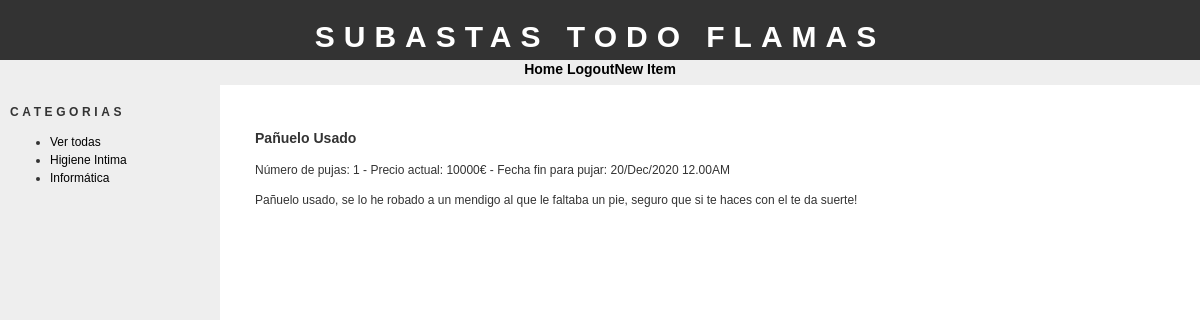
The app's page /itemdetalles.php?id=2 (signed in) with its own data.
### tables this page shows
CREATE TABLE `categoria` (
  `id` int(11) NOT NULL,
  `categoria` varchar(30) DEFAULT NULL
);

CREATE TABLE `item` (
  `id` int(11) NOT NULL,
  `id_cat` int(11) DEFAULT NULL,
  `id_user` int(11) DEFAULT NULL,
  `nombre` varchar(50) DEFAULT NULL,
  `preciopartida` float DEFAULT NULL,
  `descripcion` varchar(200) DEFAULT NULL,
  `fechafin` datetime DEFAULT NULL
);

### utils.php (called while the page is built, shortened)
<?php
function getItems($cat_id = "")
{
    global $conn;
    if (!empty($cat_id)) {
        $queryString = "SELECT nombre, id, descripcion, preciopartida FROM item WHERE id_cat = \"$cat_id\"";
    } else {
        $queryString = "SELECT nombre, id, descripcion, preciopartida FROM item";
    }
    $result = mysqli_query($conn, $queryString);
    return mysqli_fetch_all($result, MYSQLI_ASSOC);
}
function getItemImages($id) {
    global $conn;
    $queryString = "SELECT imagen FROM imagen WHERE id_item = \"$id\"";
    $result = mysqli_query($conn, $queryString);
    return mysqli_fetch_all($result, MYSQLI_ASSOC);
}
function getItemPujas($id) {
    global $conn;
    $queryString = "SELECT * FROM puja WHERE id_item = \"$id\" ORDER BY cantidad DESC";
    $result = mysqli_query($conn, $queryString);
    return mysqli_fetch_all($result, MYSQLI_ASSOC);
}
function getItem($id): array
{
    $items = getItems();
    $match = [];
    foreach ($items as $value) {
        if ($value['id'] == $id) {
            $match = $value;
            break;
        }
    }
    $id = $match['id'];
    $match['subastas'] = getItemPujas($id);
    $match['imagenes'] = getItemImages($id);
    return $match;
}

### itemdetalles.php (the view, shortened to what this page needs)
<?php include 'cabecera.php' ?>
<?php
$item = getItem($_GET['id']);
?>
<?php if (!empty($item)) : ?>
    <?php
    $nombre = $item['nombre'];
    $descripcion = $item['descripcion'];
    ?>
    <section>
        <article>
            <h1><?php echo $nombre ?></h1>
            <p>
                Número de pujas: 1 - Precio actual: 10000€ - Fecha fin para pujar: 20/Dec/2020 12.00AM
            </p>
            <p>
                <?php echo $descripcion ?>
            </p>
        </article>
    </section>
<?php else : ?>
    <h2>No hemos encontrado lo que estas buscando</h2>
<?php endif; ?>
<?php include 'pie.php' ?>

### bar.php (shortened to what this page needs)
<?php
$catsql = "SELECT * FROM categoria ORDER BY categoria ASC;";
$catresult = mysqli_query($conn, $catsql);
echo "<h1>Categorias</h1>";
echo "<ul>";
echo "<li><a href='index.php'>Ver todas</a></li>";
while($catrow = mysqli_fetch_assoc($catresult)) {
    echo "<li><a href='index.php?id="
        . $catrow['id'] . "'>" . $catrow['categoria']. "</a></li>";
}
echo "</ul>";

### css/style.css (style rules this page uses)
body { font-family: "trebuchet ms", verdana, sans-serif; font-size: 12px; line-height: 1.5em; color: #333; background: #ffffff; margin: 0; padding: 0; text-align: center; width: 100%; }
a:link { text-decoration: none; color: #000; }
#bar h1 { font-size: 12px; text-transform: uppercase; letter-spacing: 0.3em; }

### records on screen
categoria: categoria "Higiene Intima"
categoria: categoria "Informática"
item: nombre "Pañuelo Usado", descripcion "Pañuelo usado, se lo he robado a un mendigo al que le faltaba un pie, seguro que si te haces con el te da suerte!"

### other values on screen
SITE_NAME "SUBASTAS TODO FLAMAS"
